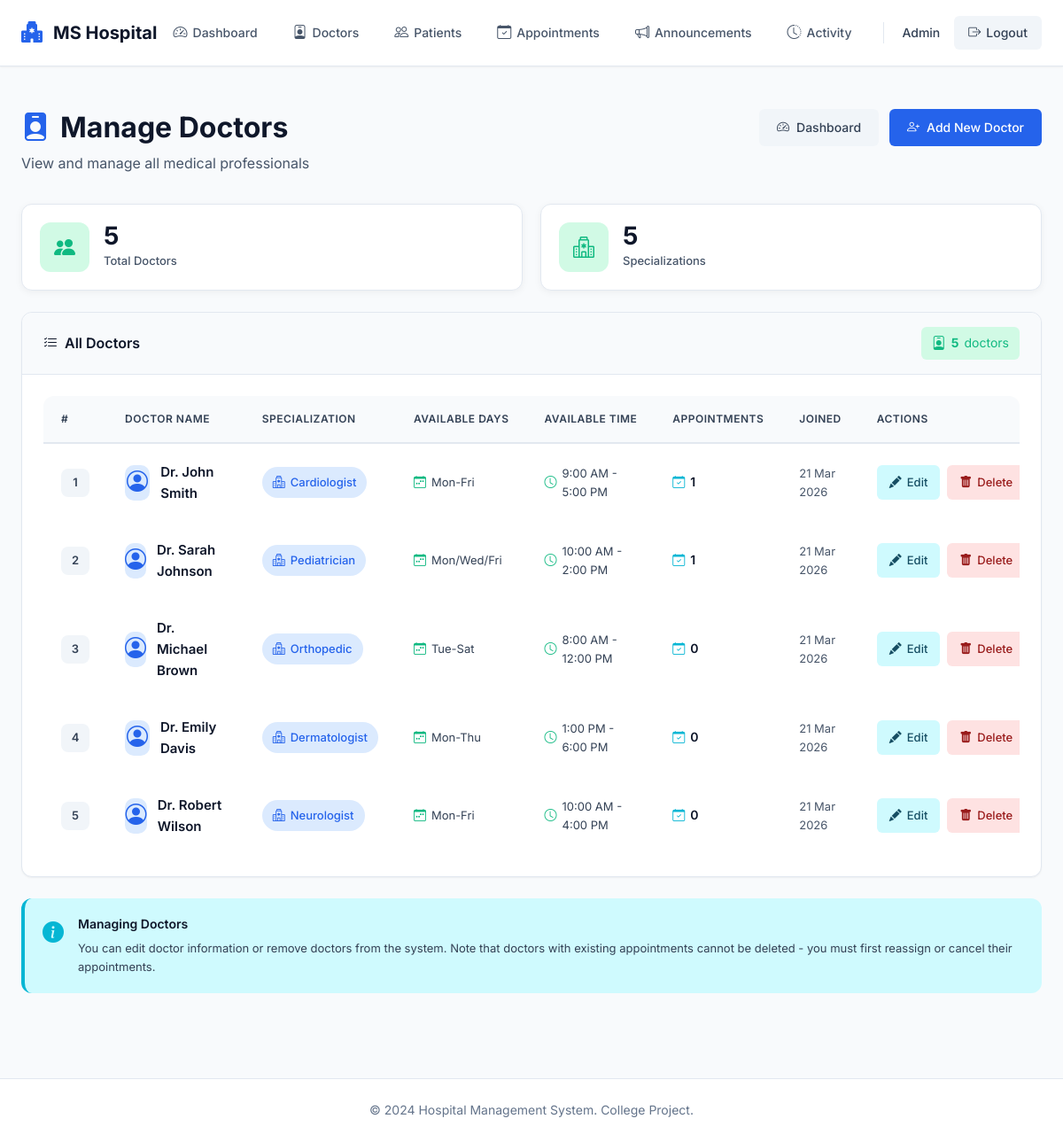
Page /admin/doctors (signed in) on the committed database.
### models.py (models this page shows, shortened)
class User(UserMixin, db.Model):
    __tablename__ = 'users'
    id = db.Column(db.Integer, primary_key=True)
    name = db.Column(db.String(100), nullable=False)
    email = db.Column(db.String(120), unique=True, nullable=False)
    password_hash = db.Column(db.String(255), nullable=False)
    role = db.Column(db.String(20), nullable=False, default='user')  # 'user' or 'admin'
    created_at = db.Column(db.DateTime, default=datetime.utcnow)
    appointments = db.relationship('Appointment', backref='patient', lazy=True, cascade='all, delete-orphan')
    @property
    def is_admin(self):
        return self.role == 'admin'

class Doctor(db.Model):
    __tablename__ = 'doctors'
    id = db.Column(db.Integer, primary_key=True)
    name = db.Column(db.String(100), nullable=False)
    specialization = db.Column(db.String(100), nullable=False)
    available_days = db.Column(db.String(100), nullable=True)  # New field
    available_time = db.Column(db.String(100), nullable=True)  # New field
    created_at = db.Column(db.DateTime, default=datetime.utcnow)
    appointments = db.relationship('Appointment', backref='doctor', lazy=True, cascade='all, delete-orphan')

### admin.py (the view)
@admin_bp.route('/doctors')
@login_required
@admin_required
def doctors():
    all_doctors = Doctor.query.all()
    return render_template('admin/doctors.html', doctors=all_doctors)

### admin.py (called while the page is built)
def admin_required(f):
    @wraps(f)
    def decorated_function(*args, **kwargs):
        if not current_user.is_admin:
            flash('Access denied. Admin privileges required.', 'danger')
            return redirect(url_for('user.dashboard'))
        return f(*args, **kwargs)
    return decorated_function

### app.py (called while the page is built)
@login_manager.user_loader
def load_user(user_id):
    return User.query.get(int(user_id))

### templates/admin/doctors.html (shortened to what this page needs)
{% extends "base.html" %}
{% block content %}
<div class="page-header">
    <div>
        <h1><i class="bi bi-person-badge-fill"></i> Manage Doctors</h1>
        <p class="lead">View and manage all medical professionals</p>
    </div>
    <div class="page-actions">
        <a href="{{ url_for('admin.dashboard') }}" class="btn-secondary">
            <i class="bi bi-speedometer2"></i> Dashboard
        </a>
        <a href="{{ url_for('admin.add_doctor') }}" class="btn-primary">
            <i class="bi bi-person-plus"></i> Add New Doctor
        </a>
    </div>
</div>
{% if doctors %}
<div class="stats-summary">
    <div class="summary-card">
        <i class="bi bi-people-fill"></i>
        <div class="summary-content">
            <div class="summary-value">{{ doctors|length }}</div>
            <div class="summary-label">Total Doctors</div>
        </div>
    </div>
    <div class="summary-card">
        <i class="bi bi-hospital"></i>
        <div class="summary-content">
            <div class="summary-value">{{ doctors|map(attribute='specialization')|unique|list|length }}</div>
            <div class="summary-label">Specializations</div>
        </div>
    </div>
</div>
{% endif %}
<div class="card">
    <div class="card-header">
        <div class="card-header-content">
            <h3>
                <i class="bi bi-list-check"></i>
                All Doctors
            </h3>
            {% if doctors %}
            <div class="doctors-count">
                <i class="bi bi-person-badge"></i>
                <strong>{{ doctors|length }}</strong> doctor{{ 's' if doctors|length != 1 else '' }}
            </div>
            {% endif %}
        </div>
    </div>
    <div class="card-body table-wrapper">
        {% if doctors %}
            <div class="table-responsive">
                <table class="doctors-table">
                    <thead>
                        <tr>
                            <th>#</th>
                            <th>Doctor Name</th>
                            <th>Specialization</th>
                            <th>Available Days</th>
                            <th>Available Time</th>
                            <th>Appointments</th>
                            <th>Joined</th>
                            <th>Actions</th>
                        </tr>
                    </thead>
                    <tbody>
                        {% for doctor in doctors %}
                        <tr class="doctor-row">
                            <td>
                                <span class="id-badge">{{ loop.index }}</span>
                            </td>
                            <td>
                                <div class="doctor-info">
                                    <div class="doctor-avatar">
                                        <i class="bi bi-person-circle"></i>
                                    </div>
                                    <div class="doctor-details">
                                        <span class="doctor-name">{{ doctor.name }}</span>
                                    </div>
                                </div>
                            </td>
                            <td>
                                <span class="specialization-badge">
                                    <i class="bi bi-hospital"></i>
                                    {{ doctor.specialization }}
                                </span>
                            </td>
                            <td>
                                {% if doctor.available_days %}
                                    <div class="availability-info">
                                        <i class="bi bi-calendar-week"></i>
                                        <span>{{ doctor.available_days }}</span>
                                    </div>
                                {% else %}
                                    <span class="text-muted">—</span>
                                {% endif %}
                            </td>
                            <td>
                                {% if doctor.available_time %}
                                    <div class="availability-info">
                                        <i class="bi bi-clock"></i>
                                        <span>{{ doctor.available_time }}</span>
                                    </div>
                                {% else %}
                                    <span class="text-muted">—</span>
                                {% endif %}
                            </td>
                            <td>
                                <div class="appointment-count">
                                    <i class="bi bi-calendar-check"></i>
                                    <strong>{{ doctor.appointments|length }}</strong>
                                </div>
                            </td>
                            <td>
                                <div class="date-info">
                                    {{ doctor.created_at.strftime('%d %b %Y') }}
                                </div>
                            </td>
                            <td>
                                <div class="action-buttons">
                                    <a href="{{ url_for('admin.edit_doctor', doctor_id=doctor.id) }}"
                                       class="btn-action btn-edit"
                                       title="Edit Doctor">
                                        <i class="bi bi-pencil-fill"></i>
                                        <span>Edit</span>
                                    </a>
                                    <a href="{{ url_for('admin.delete_doctor', doctor_id=doctor.id) }}"
                                       class="btn-action btn-delete"
                                       onclick="return confirm('Are you sure you want to delete Dr. {{ doctor.name }}? This action cannot be undone.')"
                                       title="Delete Doctor">
                                        <i class="bi bi-trash-fill"></i>
                                        <span>Delete</span>
                                    </a>
                                </div>
                            </td>
                        </tr>
                        {% endfor %}
                    </tbody>
                </table>
            </div>
        {% endif %}
    </div>
</div>
{% if doctors %}
<div class="info-card">
    <div class="info-icon">
        <i class="bi bi-info-circle-fill"></i>
    </div>
    <div class="info-content">
        <h6>Managing Doctors</h6>
        <p>You can edit doctor information or remove doctors from the system. Note that doctors with existing appointments cannot be deleted - you must first reassign or cancel their appointments.</p>
    </div>
</div>
{% endif %}
{% endblock %}

### templates/base.html (shortened to what this page needs)
<!DOCTYPE html>
<html lang="en">
<head>
    <link rel="stylesheet" href="https://cdn.jsdelivr.net/npm/bootstrap-icons@1.11.0/font/bootstrap-icons.css">
    <link rel="stylesheet" href="{{ url_for('static', filename='css/style.css') }}">
</head>
<body>
    <nav class="navbar">
        <div class="container">
            <div class="navbar-brand">
                <a href="{{ url_for('index') }}" class="brand-link">
                    <i class="bi bi-hospital-fill"></i>
                    <span>MS Hospital</span>
                </a>
            </div>
            <div class="navbar-menu">
                {% if current_user.is_authenticated %}
                    {% if current_user.is_admin %}
                        <a href="{{ url_for('admin.dashboard') }}" class="nav-link">
                            <i class="bi bi-speedometer2"></i> Dashboard
                        </a>
                        <a href="{{ url_for('admin.doctors') }}" class="nav-link">
                            <i class="bi bi-person-badge"></i> Doctors
                        </a>
                        <a href="{{ url_for('admin.patients') }}" class="nav-link">
                            <i class="bi bi-people"></i> Patients
                        </a>
                        <a href="{{ url_for('admin.appointments') }}" class="nav-link">
                            <i class="bi bi-calendar-check"></i> Appointments
                        </a>
                        <a href="{{ url_for('admin.announcements') }}" class="nav-link">
                            <i class="bi bi-megaphone"></i> Announcements
                        </a>
                        <a href="{{ url_for('admin.activity_logs') }}" class="nav-link">
                            <i class="bi bi-clock-history"></i> Activity
                        </a>
                    {% endif %}
                    <div class="user-menu">
                        <span class="user-name">{{ current_user.name }}</span>
                        <a href="{{ url_for('auth.logout') }}" class="btn-logout">
                            <i class="bi bi-box-arrow-right"></i> Logout
                        </a>
                    </div>
                {% endif %}
            </div>
        </div>
    </nav>
    <main class="main-content">
        <div class="container">
            {% block content %}{% endblock %}
        </div>
    </main>
    <footer class="footer">
        <div class="container">
            <p>&copy; 2024 Hospital Management System. College Project.</p>
        </div>
    </footer>
</body>
</html>

### templates/admin/doctors.html (style rules this page uses)
.page-header { display: flex; justify-content: space-between; align-items: flex-start; margin-bottom: 32px; }
.page-header h1 { display: flex; align-items: center; gap: 12px; margin-bottom: 8px; font-size: 32px; }
.page-header h1 i { color: var(--primary); }
.page-header .lead { margin: 0; }
.page-actions { display: flex; gap: 12px; }
.stats-summary { display: grid; grid-template-columns: repeat(auto-fit, minmax(240px, 1fr)); gap: 20px; margin-bottom: 24px; }
.summary-card { background: white; border-radius: 12px; padding: 20px; box-shadow: 0 2px 8px rgba(0, 0, 0, 0.05); border: 1px solid var(--gray-200); display: flex; align-items: center; gap: 16px; transition: all 0.2s; }
.summary-card > i { width: 56px; height: 56px; border-radius: 12px; display: flex; align-items: center; justify-content: center; font-size: 24px; background: var(--success-light); color: var(--success); }
.summary-content { flex: 1; }
.summary-value { font-size: 28px; font-weight: 700; color: var(--gray-900); line-height: 1; margin-bottom: 4px; }
.summary-label { font-size: 13px; color: var(--gray-600); font-weight: 500; }
.card-header-content { display: flex; justify-content: space-between; align-items: center; width: 100%; }
.card-header h3 { display: flex; align-items: center; gap: 8px; margin: 0; font-size: 16px; }
.doctors-count { display: flex; align-items: center; gap: 6px; padding: 6px 12px; background: var(--success-light); color: var(--success); border-radius: 6px; font-size: 14px; }
.doctors-count i { font-size: 16px; }
.table-wrapper { padding: 0; }
.table-responsive { overflow-x: auto; }
.doctors-table { width: 100%; border-collapse: separate; border-spacing: 0; }
.doctors-table thead { background: var(--gray-50); }
.doctors-table thead th { padding: 16px 20px; text-align: left; font-size: 12px; font-weight: 600; color: var(--gray-700); text-transform: uppercase; letter-spacing: 0.5px; white-space: nowrap; border-bottom: 2px solid var(--gray-200); }
.doctors-table tbody tr { border-bottom: 1px solid var(--gray-200); transition: all 0.2s; }
.doctors-table tbody tr:last-child { border-bottom: none; }
.doctors-table tbody td { padding: 20px; font-size: 14px; color: var(--gray-700); vertical-align: middle; }
.id-badge { display: inline-flex; align-items: center; justify-content: center; width: 32px; height: 32px; background: var(--gray-100); color: var(--gray-700); border-radius: 8px; font-size: 13px; font-weight: 600; }
.doctor-info { display: flex; align-items: center; gap: 12px; }
.doctor-avatar { width: 40px; height: 40px; border-radius: 10px; background: var(--primary-light); display: flex; align-items: center; justify-content: center; }
.doctor-avatar i { font-size: 24px; color: var(--primary); }
.doctor-name { font-weight: 600; color: var(--gray-900); font-size: 15px; }
.specialization-badge { display: inline-flex; align-items: center; gap: 6px; padding: 6px 12px; background: var(--primary-light); color: var(--primary); border-radius: 20px; font-size: 13px; font-weight: 500; }
.specialization-badge i { font-size: 14px; }
.availability-info { display: flex; align-items: center; gap: 6px; font-size: 13px; color: var(--gray-700); }
.availability-info i { color: var(--success); font-size: 14px; }
.appointment-count { display: flex; align-items: center; gap: 6px; font-size: 14px; color: var(--gray-700); }
.appointment-count i { color: var(--info); }
.appointment-count strong { font-weight: 600; color: var(--gray-900); }
.date-info { font-size: 13px; color: var(--gray-600); }
.action-buttons { display: flex; gap: 8px; }
.btn-action { display: inline-flex; align-items: center; gap: 6px; padding: 8px 14px; font-size: 13px; font-weight: 500; text-decoration: none; border-radius: 6px; transition: all 0.2s; white-space: nowrap; }
.btn-edit { background: var(--info-light); color: #164e63; }
.btn-delete { background: var(--danger-light); color: #991b1b; }
.btn-action i { font-size: 14px; }
.info-card { display: flex; gap: 16px; padding: 20px; background: var(--info-light); border-radius: 12px; border-left: 4px solid var(--info); margin-top: 24px; }
.info-icon { flex-shrink: 0; }
.info-icon i { font-size: 24px; color: var(--info); }
.info-content h6 { font-size: 14px; font-weight: 600; color: var(--gray-900); margin: 0 0 8px 0; }
.info-content p { font-size: 13px; color: var(--gray-700); line-height: 1.6; margin: 0; }

### rows in the picture
User: name "Admin"
Doctor: name "Dr. John Smith", specialization "Cardiologist", available_days "Mon-Fri", available_time "9:00 AM - 5:00 PM", appointments|length "1", created_at "21 Mar 2026"
Doctor: name "Dr. Sarah Johnson", specialization "Pediatrician", available_days "Mon/Wed/Fri", available_time "10:00 AM - 2:00 PM", appointments|length "1", created_at "21 Mar 2026"
Doctor: name "Dr. Michael Brown", specialization "Orthopedic", available_days "Tue-Sat", available_time "8:00 AM - 12:00 PM", appointments|length "0", created_at "21 Mar 2026"
Doctor: name "Dr. Emily Davis", specialization "Dermatologist", available_days "Mon-Thu", available_time "1:00 PM - 6:00 PM", appointments|length "0", created_at "21 Mar 2026"
Doctor: name "Dr. Robert Wilson", specialization "Neurologist", available_days "Mon-Fri", available_time "10:00 AM - 4:00 PM", appointments|length "0", created_at "21 Mar 2026"

### other values in the picture
{{ doctors|length }} "5"
{{ doctors|map(attribute='specialization')|unique|list|length }} "5"
{{ 's' if doctors|length != 1 else '' }} "s"
